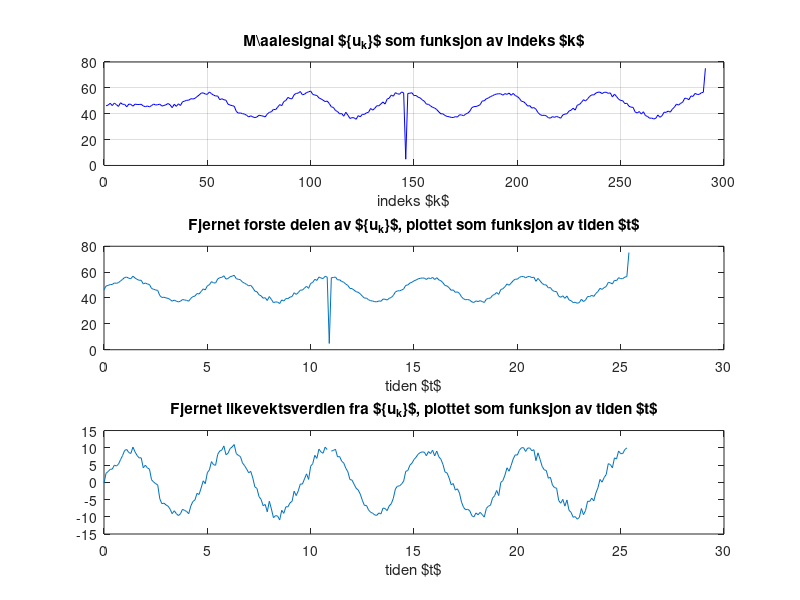
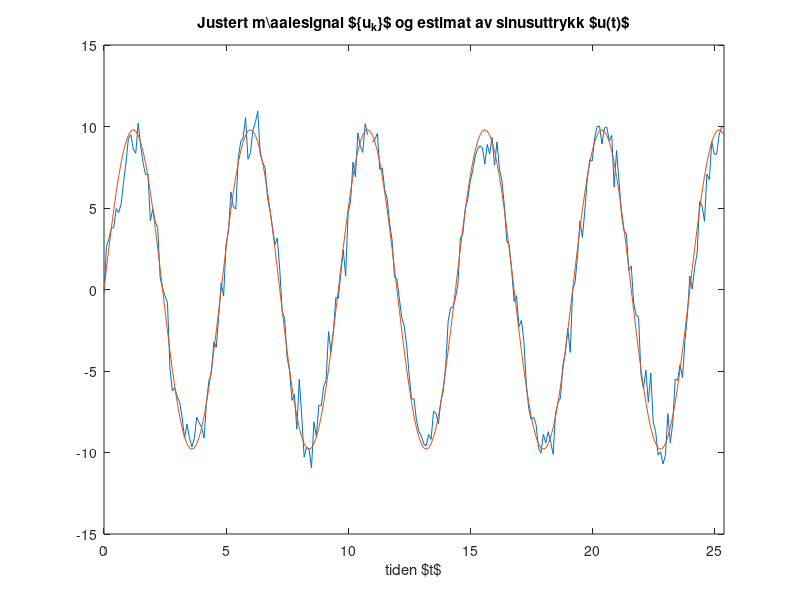

MATLAB code for these plots, in order:
%--------------------------------------------------- 
% j) Nyttige kommandoer  
%  
%  find, NaN
%--------------------------------------------------- 

clear; close all; clc

% laster inn .mat-fil bestående av tidsvektor "Tid" og 
% måling "Lys" som er fra lyssensoren 
load('Lego_measurements_oppg_1j.mat')         

% gir variablene nytt navn i henhold til kompendiet
u = Lys;
t = Tid;

% Figur 1 med 3x1 subplot
figure

% -----------------------------------------
% Plotting av data kun mot indeks
subplot(3,1,1)
plot(u,'b')  % kun ett argument i plot-kallet = plotting mot indeks
grid
title('M{\aa}lesignal $\{u_k\}$ som funksjon av indeks $k$')
xlabel('indeks $k$')
ylim([0 80])

% Trimmer bort konstant startverdi
trim_verdi = 37;
u_trimmed = u(1,trim_verdi:end);
tid_trimmed = Tid(1,1:end - (trim_verdi - 1));

subplot(3,1,2)
plot(tid_trimmed, u_trimmed)
title('Fjernet f{\o}rste delen av $\{u_k\}$, plottet som funksjon av tiden $t$')
xlabel('tiden $t$')

% Fjerner uteliggerer
u_uteliggerer = find(u_trimmed < 30 | u_trimmed > 60);
u_ferdig = u_trimmed;
u_ferdig(u_uteliggerer) = NaN;

% Finner likevektsverdien
C = (max(u_ferdig) + min(u_ferdig)) / 2;

% Fjerner likevektsverdien
u_ferdig = u_ferdig - C;


subplot(3,1,3)
plot(tid_trimmed, u_ferdig)

title('Fjernet likevektsverdien fra $\{u_k\}$, plottet som funksjon av tiden $t$')
xlabel('tiden $t$')

% Regner ut amplitude og frekvens
a_est = 9.8;
omega_est = 2* pi / 4.8;

% Regner ut sinusuttrykk
u_est = a_est * sin(omega_est * tid_trimmed); 

figure
plot(tid_trimmed, u_ferdig)
hold on
plot(tid_trimmed, u_est)
title('Justert m{\aa}lesignal $\{u_k\}$ og estimat av sinusuttrykk $u(t)$')
xlabel('tiden $t$')
xlim([0,tid_trimmed(end)])